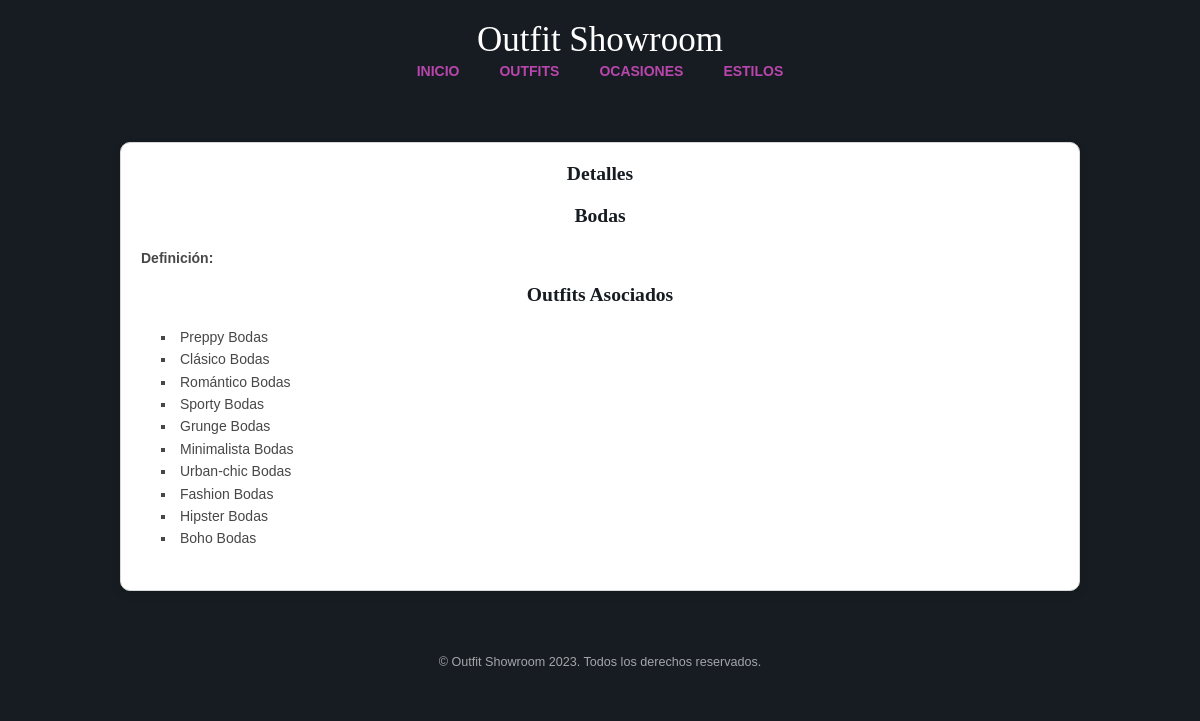
/ocasiones/2/, run on the app's committed database.
### appOutfitShowroom/models.py (models this page shows, shortened)
class Ocasion(models.Model):
    nombre = models.CharField(max_length=50)
    descripcion = models.CharField(max_length=200)

class Outfit(models.Model):
    nombre = models.CharField(max_length=50)
    descripcion = models.CharField(max_length=200)
    estilo = models.ForeignKey(Estilo, on_delete=models.CASCADE)
    ocasion = models.ManyToManyField(Ocasion)
    foto = models.URLField(max_length=200, blank=True, null=True)

### appOutfitShowroom/views.py (the view)
# urls.py: path('ocasiones/<int:ocasion_id>/', views.detalle_ocasion, name='detalle_ocasion'),
def detalle_ocasion(request, ocasion_id):
    ocasion = get_object_or_404(Ocasion, id=ocasion_id)
    outfits = ocasion.outfit_set.all()
    return render(request, 'nocobot/ocasion.html', {'ocasion': ocasion, 'outfits': outfits})

### appOutfitShowroom/templates/nocobot/ocasion.html
{% extends "nocobot/base2.html" %}
{% load i18n %}
{% block content %}
<h1>{{ ocasion.nombre }}</h1>
<p><strong>Definición:</strong> {{ ocasion.definición }}</p>
<h2>Outfits Asociados</h2>
<ul>
    {% for outfit in outfits %}
    <li>{{ outfit.nombre }}</li>
    {% endfor %}
</ul>
{% endblock %}

### appOutfitShowroom/static/layout/styles/framework.css (style rules this page uses)
html { overflow-y:scroll; overflow-x:hidden; }
html, body { margin:0; padding:0; font-size:14px; line-height:1.6em; }
*, *::before, *::after { box-sizing:border-box; }
body, input, textarea, select { font-family:Verdana, Geneva, sans-serif; }
h1, h2, h3, h4, h5, h6, .heading { font-family:Georgia, "Times New Roman", Times, serif; }
::placeholder { opacity:1; }
h1, h2, h3, h4, h5, h6, .heading { margin:0 0 20px 0; font-size:1.4rem; line-height:normal; font-weight:normal; text-transform:capitalize; }
main h1, main h2 { color: #161C21; font-weight: bold; text-align: center; }
main ul { list-style: square inside; margin: 20px 0; padding: 0; }

### appOutfitShowroom/static/layout/styles/layout.css (style rules this page uses)
*, *::before, *::after { transition:all .3s ease-in-out; }
body { color:#A5A6AA; background-color:#161C21; }
main h1, main h2 { text-align: center; color: #161C21; font-weight: bold; margin-bottom: 20px; }
main ul { margin: 20px 0; padding-left: 20px; }

### data on the page
Ocasion: nombre "Bodas"
Outfit: nombre "Preppy Bodas"
Outfit: nombre "Clásico Bodas"
Outfit: nombre "Romántico Bodas"
Outfit: nombre "Sporty Bodas"
Outfit: nombre "Grunge Bodas"
Outfit: nombre "Minimalista Bodas"
Outfit: nombre "Urban-chic Bodas"
Outfit: nombre "Fashion Bodas"
Outfit: nombre "Hipster Bodas"
Outfit: nombre "Boho Bodas"
